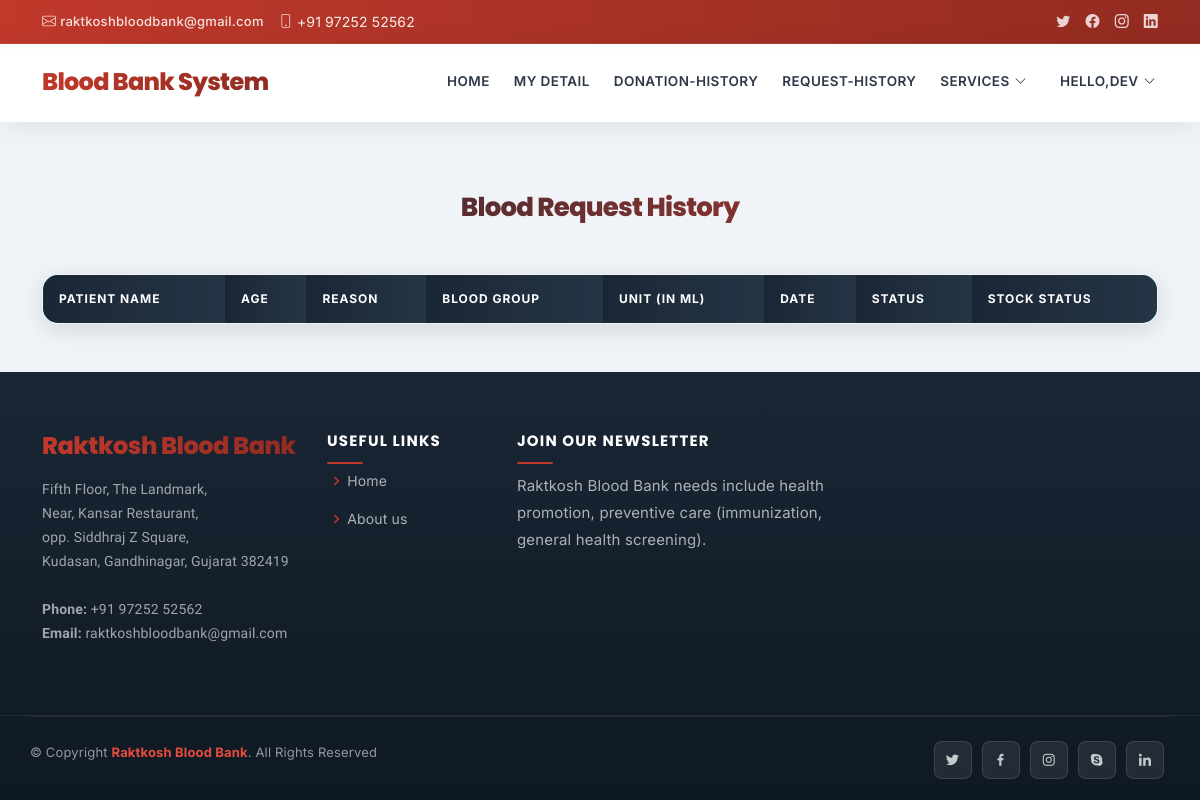
The page /history (signed in) on the database as committed earlier.
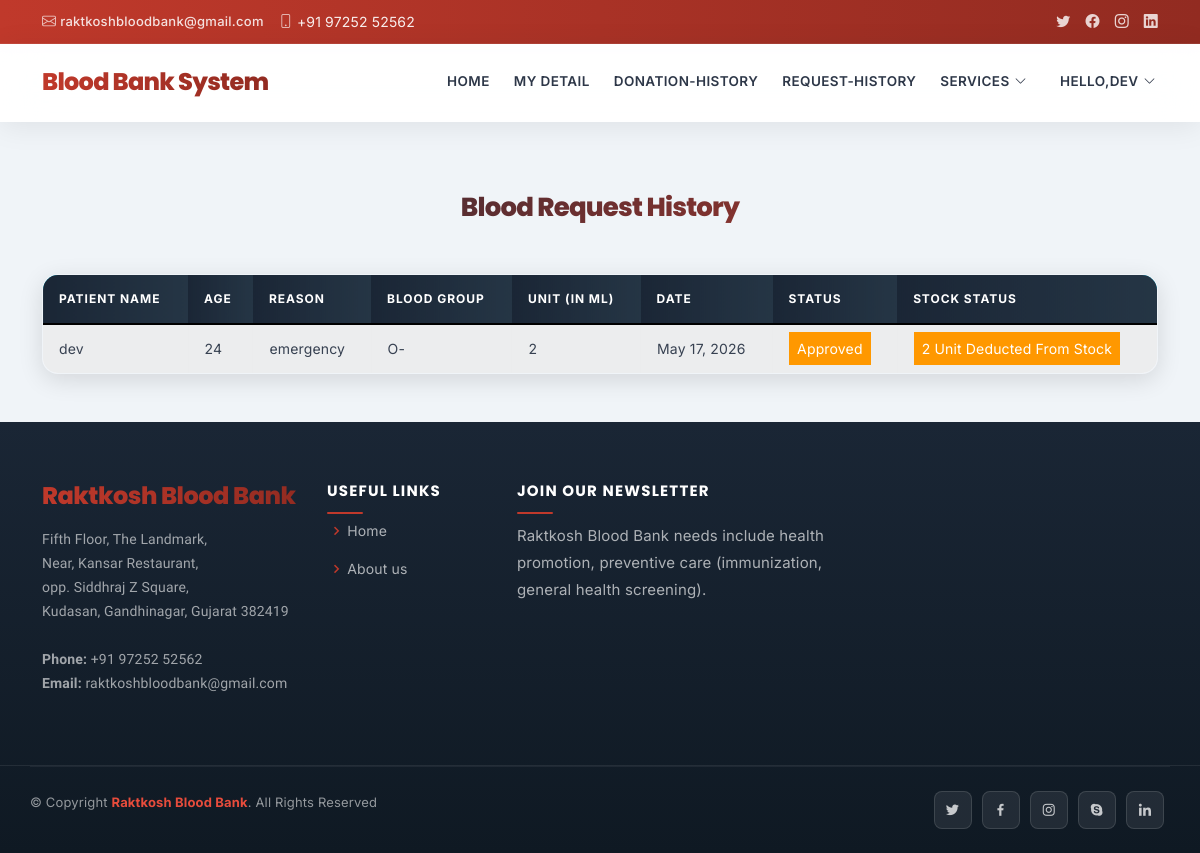
The same page on the database as committed later.
### raktkosh/models.py (models this page shows, shortened)
class BloodRequest(models.Model):
    user = models.ForeignKey(UserProfile, on_delete=models.CASCADE, null=True, blank=True)
    patient_name=models.CharField(max_length=30)
    patient_age=models.PositiveIntegerField()
    reason=models.CharField(max_length=500)
    bloodgroup=models.CharField(max_length=10)
    unit=models.PositiveIntegerField(default=0)
    status=models.CharField(max_length=20,default="Pending")
    date=models.DateField(auto_now=True)

### raktkosh/views.py (the view)
# urls.py: path('history', views.history,name='history'),
@login_required(login_url='admin_login')
def history(request):
    requests=models.BloodRequest.objects.all().exclude(status='Pending')
    return render(request,'history.html',{'requests':requests})

### raktkosh/templates/history.html (shortened to what this page needs)
{% extends 'base.html' %}
{% block body %}
{% load widget_tweaks %}
{%load static%}
<head>
</head>
<br><br>
<div class="container">
    <H4 class="text-center" style="margin-top: 8%">Blood Request History</H4><br>
    <table class="table table-light table-hover table-bordered table-striped">
        <thead class="bg-info">
            <tr>
                <th scope="col">Patient Name</th>
                <th scope="col">Age</th>
                <th scope="col">Reason</th>
                <th scope="col">Blood Group</th>
                <th scope="col">Unit (in ml)</th>
                <th scope="col">Date</th>
                <th scope="col">Status</th>
                <th scope="col">Stock Status</th>
            </tr>
        </thead>
        <tbody>
            {% for t in requests %}
            <tr>
                <td> {{t.patient_name}}</td>
                <td>{{t.patient_age}}</td>
                <td>{{t.reason}}</td>
                <td>{{t.bloodgroup}}</td>
                <td>{{t.unit}}</td>
                <td>{{t.date}}</td>
                {% if t.status == 'Approved' %}
                <td><span class="label warning"> Approved</span></td>
                <td><span class="label warning"> {{t.unit}} Unit Deducted From Stock</span></td>
                {% else %}
                <td><span class="label success">Rejected</span></td>
                <td><span class="label success"> 0 Unit Deducted From Stock</span></td>
                {% endif %}
            </tr>
            {% endfor %}
        </tbody>
    </table>
</div>
{% endblock %}

Rows that differ between the two databases and show on the page:
now on this page (row edited): BloodRequest: patient_name "dev", patient_age "24", reason "emergency", bloodgroup "O-", unit "2", date "May 17, 2026"
